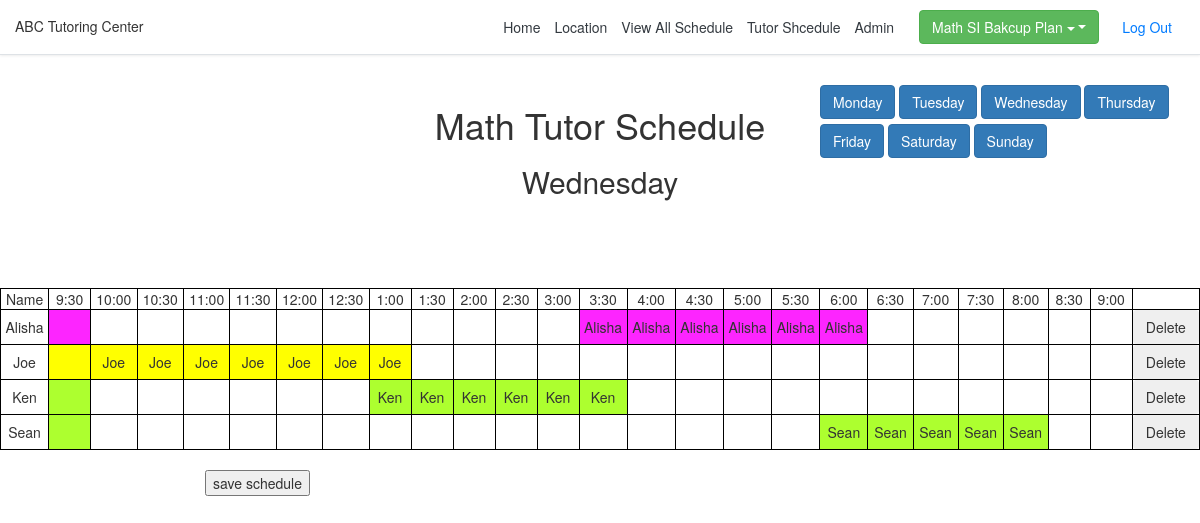
The page /schedule/Wednesday/ (signed in) on the database its author committed.
### CS416Project/models.py (models this page shows, shortened)
class Timetable(models.Model):
    tutor = models.ForeignKey(Tutor, on_delete=models.SET_NULL, null=True)
    day = models.CharField(max_length=50, default='',choices=day_choices)
    fname = models.CharField(max_length=10, blank=True, default='', null=True)
    t0930 = models.CharField(max_length=10, blank=True, default='', null=True)
    t1000 =models.CharField(max_length=10, blank=True, default='', null=True )
    t1030 = models.CharField(max_length=10, blank=True, default='', null=True)
    t1100 = models.CharField(max_length=10, blank=True, default='', null=True)
    t1130 = models.CharField(max_length=10, blank=True, default='', null=True)
    t1200 = models.CharField(max_length=10, blank=True, default='', null=True)
    t1230 = models.CharField(max_length=10, blank=True, default='', null=True)
    t1300 = models.CharField(max_length=10, blank=True, default='', null=True)
    t1330 = models.CharField(max_length=10, blank=True, default='', null=True)
    t1400 =models.CharField(max_length=10, blank=True, default='', null=True)
    t1430 =models.CharField(max_length=10, blank=True, default='', null=True)
    t1500 = models.CharField(max_length=10, blank=True, default='', null=True)
    t1530 =models.CharField(max_length=10, blank=True, default='', null=True)
    t1600 = models.CharField(max_length=10, blank=True, default='', null=True)
    t1630 = models.CharField(max_length=10, blank=True, default='', null=True)
    t1700 = models.CharField(max_length=10, blank=True, default='', null=True)
    t1730 = models.CharField(max_length=10, blank=True, default='', null=True)
    t1800 =models.CharField(max_length=10, blank=True, default='', null=True)
    t1830 = models.CharField(max_length=10, blank=True, default='', null=True)
    t1900 = models.CharField(max_length=10, blank=True, default='', null=True)
    t1930 =models.CharField(max_length=10, blank=True, default='', null=True)
    t2000 =models.CharField(max_length=10, blank=True, default='', null=True)
    t2030 =models.CharField(max_length=10, blank=True, default='', null=True)
    t2100 =models.CharField(max_length=10, blank=True, default='', null=True)

class Tutor(models.Model):
    objects = TutorManager()
    firstname = models.CharField(max_length=50,default='')
    lastname = models.CharField(max_length=50,default='')
    hours = models.IntegerField(default=0)
    typeofstaff = models.CharField(max_length=50, default='',choices=type_choices)
    subject1 = models.CharField(max_length=50, default='', null=True, choices=subject_choices)
    subject2 = models.CharField(max_length=50, default='', null=True, blank=True,choices=subject_choices)
    usedhours = models.DecimalField(decimal_places=1, max_digits=3, default=0)
    class Meta: #order by desc
         ordering = ['firstname']
         unique_together = (('firstname', 'lastname'),)

### CS416Project/views.py (the view)
# urls.py: path('schedule/<day>/', views.schedule, name="schedule"),
@user_passes_test(user_check,login_url='/login')
def schedule(request, day):
    usedhours = Schedule.objects.all().filter(day=day)
    for u in usedhours:
        print(str(u.tutor_id) +' '+ u.tutor.firstname)
        count = Timetable.objects.filter(day=day).filter(tutor__firstname = u.tutor.firstname).count()
        if count ==  0:
            timetable = Timetable(tutor_id=u.tutor_id, day=u.day, fname=u.tutor.firstname)
            timetable.save()
    tTable = Timetable.objects.all().filter(day=day).order_by('tutor__firstname')
    zipdata = zip(tTable,usedhours)
    print(zipdata)
    return render(request, 'mathSchedule.html',{'usedhours': usedhours,'day':day, 'schedule': tTable,'zip':zipdata})

### CS416Project/views.py (called while the page is built)
def user_check(user):
    return user.username == 'bakatarekun'

### templates/mathSchedule.html (shortened to what this page needs)
{% load staticfiles %}
<!DOCTYPE html>
<html lang="en">
<head>
    <link rel="stylesheet" href="{% static 'style.css' %}">
    <link rel="stylesheet" href="https://maxcdn.bootstrapcdn.com/bootstrap/4.1.3/css/bootstrap.min.css">
    <link rel="stylesheet" href="https://maxcdn.bootstrapcdn.com/bootstrap/3.3.7/css/bootstrap.min.css">
</head>
<body id="top">
{% include "header.html" %}
{% if user.is_authenticated %}
    <br>
    <div class="row">
        <div class="col-4" id="listoftutors"></div>
        <div class="col-4" style="text-align: center">
            <h1>Math Tutor Schedule</h1>
            <h2 id="daylbl"></h2>
        </div>
        <div  class="col-4" id="daybtns" >
            <input class="btn btn-primary mybtn" id="Mondaybtn" name="daybtn" type="button" value="Monday"/>
            <input class="btn btn-primary mybtn" id="Tuesdaybtn" name="daybtn" type="button" value="Tuesday"/>
            <input class="btn btn-primary mybtn" id="Wednesdaybtn"name="daybtn" type="button" value="Wednesday"/>
            <input class="btn btn-primary mybtn" id="Thursdaybtn" name="daybtn" type="button" value="Thursday"/>
            <input class="btn btn-primary mybtn" id="Fridaybtn" name="daybtn" type="button" value="Friday"/>
            <input class="btn btn-primary mybtn" id="Saturdaybtn" name="daybtn" type="button" value="Saturday"/>
            <input class="btn btn-primary mybtn" id="Sundaybtn" name="daybtn" type="button" value="Sunday"/>
        </div>
    </div>
    {% if day == "Friday"  %}
        <table align="center">
            <tbody name='tb'>
            {% include "rowFridayTime.html" %}
            {% for s, t in zip %}
                <tr>
                    {% include "rowFriday.html" %}
                    {% include "deleteButtons.html" %}
                </tr>
                <br>
            {% endfor %}
            </tbody>
        </table>
    {% else %}
        <table align="center">
            <tbody name='tb'>
            {% include "rowDuringWeekTime.html" %}
            {% for s, t in zip %}
                <tr>
                    {% include "rowDuringWeek.html" %}
                    {% include "deleteButtons.html" %}
                </tr>
                <br>
            {% endfor %}
            </tbody>
        </table>
    {% endif %}
    <br>
    <div class="row justify-content-start">
        <div class="col-2">
        </div>
        <div class="col-4">
            <input type="button" value="save schedule" onclick="saveAllSchedule()">
        </div>
    </div>
{% endif %}
</body>
</html>

### templates/rowDuringWeek.html
    <td> {{ s.fname }}</td>
    <td  name={{ s.tutor.firstname }} class={{ s.tutor.typeofstaff }}> {{ s.t0930 }}</td>
    <td  name={{ s.tutor.firstname }} class={{ s.tutor.typeofstaff }}>{{ s.t1000 }}</td>
    <td  name={{ s.tutor.firstname }} class={{ s.tutor.typeofstaff }}>{{ s.t1030 }}</td>
    <td  name={{ s.tutor.firstname }} class={{ s.tutor.typeofstaff }}>{{ s.t1100 }}</td>
    <td  name={{ s.tutor.firstname }} class={{ s.tutor.typeofstaff }}>{{ s.t1130 }}</td>
    <td  name={{ s.tutor.firstname }} class={{ s.tutor.typeofstaff }}>{{ s.t1200 }}</td>
    <td  name={{ s.tutor.firstname }} class={{ s.tutor.typeofstaff }}>{{ s.t1230 }}</td>
    <td name={{ s.tutor.firstname }} class={{ s.tutor.typeofstaff }}>{{ s.t1300 }}</td>
    <td name={{ s.tutor.firstname }} class={{ s.tutor.typeofstaff }}>{{ s.t1330 }}</td>
    <td name={{ s.tutor.firstname }} class={{ s.tutor.typeofstaff }}>{{ s.t1400 }}</td>
    <td name={{ s.tutor.firstname }} class={{ s.tutor.typeofstaff }}>{{ s.t1430 }}</td>
    <td name={{ s.tutor.firstname }} class={{ s.tutor.typeofstaff }}>{{ s.t1500 }}</td>
    <td name={{ s.tutor.firstname }} class={{ s.tutor.typeofstaff }}>{{ s.t1530 }}</td>
    <td name={{ s.tutor.firstname }} class={{ s.tutor.typeofstaff }}>{{ s.t1600 }}</td>
    <td  name={{ s.tutor.firstname }} class={{ s.tutor.typeofstaff }}>{{ s.t1630 }}</td>
    <td name={{ s.tutor.firstname }} class={{ s.tutor.typeofstaff }}>{{ s.t1700 }}</td>
    <td name={{ s.tutor.firstname }} class={{ s.tutor.typeofstaff }}>{{ s.t1730 }}</td>
    <td name={{ s.tutor.firstname }} class={{ s.tutor.typeofstaff }}>{{ s.t1800 }}</td>
    <td name={{ s.tutor.firstname }} class={{ s.tutor.typeofstaff }}>{{ s.t1830 }}</td>
    <td name={{ s.tutor.firstname }} class={{ s.tutor.typeofstaff }}>{{ s.t1900 }}</td>
    <td name={{ s.tutor.firstname }} class={{ s.tutor.typeofstaff }}>{{ s.t1930 }}</td>
    <td name={{ s.tutor.firstname }} class={{ s.tutor.typeofstaff }}>{{ s.t2000 }}</td>
    <td name={{ s.tutor.firstname }} class={{ s.tutor.typeofstaff }}>{{ s.t2030 }}</td>
    <td name={{ s.tutor.firstname }} class={{ s.tutor.typeofstaff }}>{{ s.t2100 }}</td>

### templates/deleteButtons.html (shortened to what this page needs)
<td name="delRow"><form action="/deleteRow" method="GET">
    <input type="submit" class="btn" value="Delete" name="delbtn">
</form></td>

### static/style.css (style rules this page uses)
.mybtn { margin-bottom: 5px !important; }
table { border: 1px solid black; }
th, td { border: 1px solid black; width:60px; text-align: center; }
.eacellcolor { background: greenyellow; }
.wscellcolor { background: yellow; }
.vtcellcolor { background: #fd25ff; }
h2 { text-align: center; }

### rows shown on the page
Timetable: fname "Alisha", t1530 "Alisha", t1600 "Alisha", t1630 "Alisha", t1700 "Alisha", t1730 "Alisha", t1800 "Alisha"
Timetable: fname "Joe", t1000 "Joe", t1030 "Joe", t1100 "Joe", t1130 "Joe", t1200 "Joe", t1230 "Joe", t1300 "Joe"
Timetable: fname "Ken", t1300 "Ken", t1330 "Ken", t1400 "Ken", t1430 "Ken", t1500 "Ken", t1530 "Ken"
Timetable: fname "Sean", t1800 "Sean", t1830 "Sean", t1900 "Sean", t1930 "Sean", t2000 "Sean"
